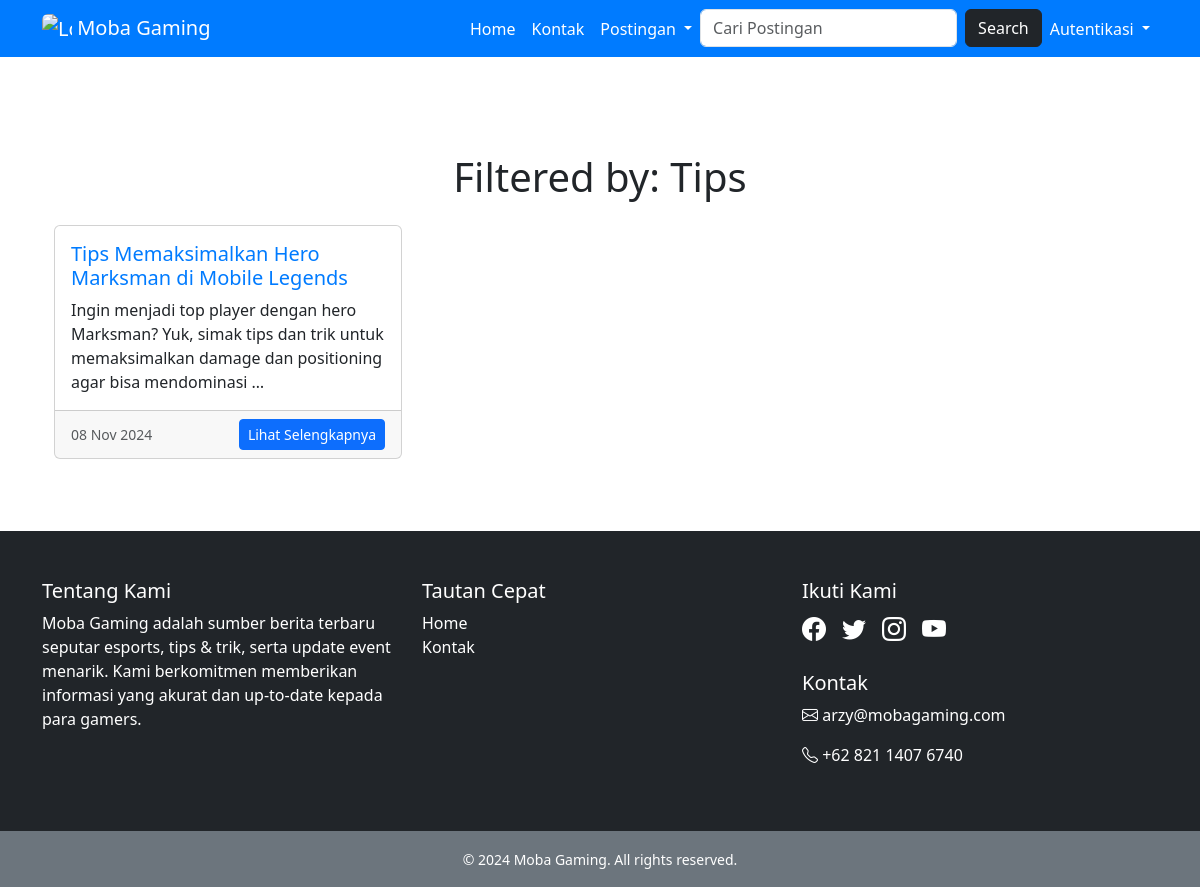
Before: /tips with the older database file.
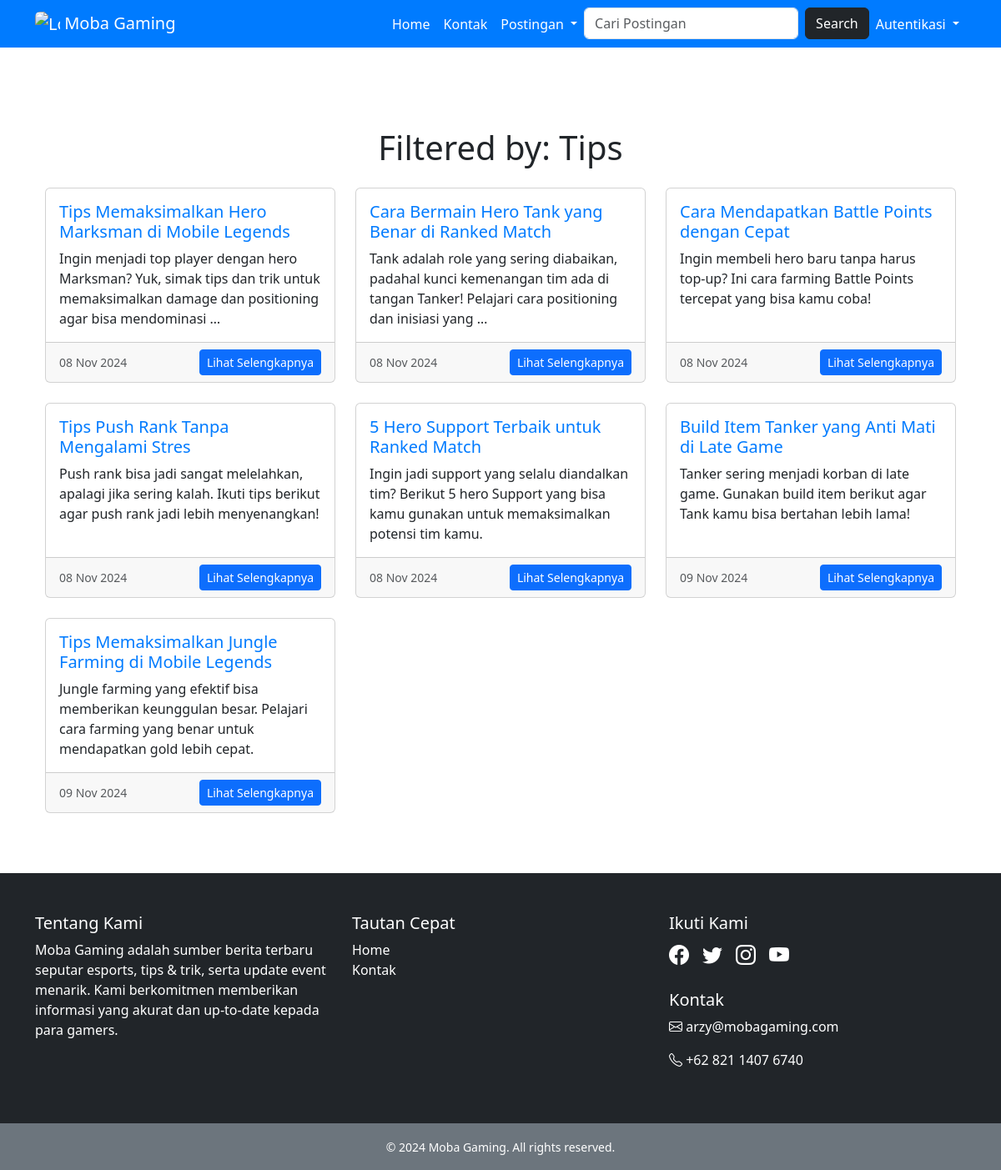
After: the same page with the newer database file.
### berita/models.py (models this page shows, shortened)
class Post(models.Model):
    BERITA = 'berita'
    TURNAMEN = 'turnamen'
    BURSA_TRANSFER = 'bursa_transfer'
    TIPS = 'tips'
    CATEGORY_CHOICES = [
        (BERITA, 'Berita'),
        (TURNAMEN, 'Turnamen'),
        (TIPS, 'Tips'),
        (BURSA_TRANSFER, 'Bursa Transfer'),
    ]
    title = models.CharField(max_length=100)
    content = models.TextField()
    category = models.CharField(
        max_length=50,
        choices=CATEGORY_CHOICES,
        default=BERITA,  # Default kategori adalah Berita
    )
    slug = models.SlugField(max_length=200, unique=True, blank=True, null=True)
    created_at = models.DateField(auto_now_add=True)

### berita/views.py (the view)
# urls.py: path('tips', views.tips, name='tips'),
def tips(request):
    posts = Post.objects.filter(category="tips")
    return render(request, 'tips.html', {'posts': posts})

### berita/templates/tips.html
{% extends 'base.html' %} {% block content %} {% load static %}
<div class="container mt-5">
  <h1 class="text-center mb-4">Filtered by: Tips</h1>
  <div class="row">
    {% for post in posts %}
    <div class="col-md-4 mb-4">
      <div class="card h-100">
        <div class="card-body d-flex flex-column">
          <h5 class="card-title">
            <a href="{% url 'detail' post.slug %}" style="text-decoration: none; color: #007bff"> {{ post.title }} </a>
          </h5>
          <p class="card-text">{{ post.content|truncatewords:20 }}</p>
        </div>
        <div class="card-footer text-muted d-flex justify-content-between align-items-center">
          <small>{{ post.created_at|date:"d M Y" }}</small>
          <a href="{% url 'detail' post.slug %}" class="btn btn-primary btn-sm">Lihat Selengkapnya</a>
        </div>
      </div>
    </div>
    {% empty %}
    <div class="col-12 text-center text-muted">
      <p>Belum ada postingan berita.</p>
    </div>
    {% endfor %}
  </div>
</div>
{% endblock %}

Changed rows visible on the page:
now on this page (row edited): Post: title "Cara Bermain Hero Tank yang Benar di Ranked Match", content "Tank adalah role yang sering diabaikan, padahal kunci kemenangan tim ada di tangan Tanker! Pelajari cara positioning dan inisiasi yang …", created_at "08 Nov 2024"
now on this page (row edited): Post: title "Cara Mendapatkan Battle Points dengan Cepat", content "Ingin membeli hero baru tanpa harus top-up? Ini cara farming Battle Points tercepat yang bisa kamu coba!", created_at "08 Nov 2024"
now on this page (row edited): Post: title "Tips Push Rank Tanpa Mengalami Stres", content "Push rank bisa jadi sangat melelahkan, apalagi jika sering kalah. Ikuti tips berikut agar push rank jadi lebih menyenangkan!", created_at "08 Nov 2024"
now on this page (row edited): Post: title "5 Hero Support Terbaik untuk Ranked Match", content "Ingin jadi support yang selalu diandalkan tim? Berikut 5 hero Support yang bisa kamu gunakan untuk memaksimalkan potensi tim kamu.", created_at "08 Nov 2024"
now on this page (row edited): Post: title "Build Item Tanker yang Anti Mati di Late Game", content "Tanker sering menjadi korban di late game. Gunakan build item berikut agar Tank kamu bisa bertahan lebih lama!", created_at "09 Nov 2024"
now on this page (row edited): Post: title "Tips Memaksimalkan Jungle Farming di Mobile Legends", content "Jungle farming yang efektif bisa memberikan keunggulan besar. Pelajari cara farming yang benar untuk mendapatkan gold lebih cepat.", created_at "09 Nov 2024"
